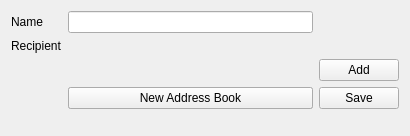
<?xml version="1.0" encoding="UTF-8"?>
<ui version="4.0">
 <class>EditorContactGroup</class>
 <widget class="QWidget" name="EditorContactGroup">
  <property name="geometry">
   <rect>
    <x>0</x>
    <y>0</y>
    <width>410</width>
    <height>136</height>
   </rect>
  </property>
  <property name="windowTitle">
   <string>Form</string>
  </property>
  <layout class="QVBoxLayout" name="verticalLayout">
   <item>
    <layout class="QGridLayout" name="gridLayout">
     <item row="0" column="0">
      <widget class="QLabel" name="label">
       <property name="text">
        <string>Name</string>
       </property>
      </widget>
     </item>
     <item row="0" column="1">
      <widget class="QLineEdit" name="groupName"/>
     </item>
     <item row="1" column="0">
      <widget class="QLabel" name="label_2">
       <property name="text">
        <string>Recipient</string>
       </property>
      </widget>
     </item>
     <item row="1" column="1">
      <widget class="MobileLineEdit" name="recipient1" native="true"/>
     </item>
     <item row="2" column="1">
      <widget class="MobileLineEdit" name="recipient2" native="true"/>
     </item>
     <item row="2" column="2">
      <widget class="QPushButton" name="addRecipientButton">
       <property name="text">
        <string>Add</string>
       </property>
      </widget>
     </item>
     <item row="3" column="2">
      <widget class="QPushButton" name="saveButton">
       <property name="text">
        <string>Save</string>
       </property>
      </widget>
     </item>
     <item row="3" column="1">
      <widget class="Akonadi::CollectionComboBox" name="collectionSelector">
       <property name="sizePolicy">
        <sizepolicy hsizetype="Minimum" vsizetype="Fixed">
         <horstretch>0</horstretch>
         <verstretch>0</verstretch>
        </sizepolicy>
       </property>
       <property name="sizeAdjustPolicy">
        <enum>QComboBox::AdjustToMinimumContentsLength</enum>
       </property>
      </widget>
     </item>
     <item row="3" column="1">
      <widget class="QPushButton" name="launchAccountWizardButton">
       <property name="text">
        <string>New Address Book</string>
       </property>
      </widget>
     </item>
    </layout>
   </item>
   <item>
    <spacer name="verticalSpacer">
     <property name="orientation">
      <enum>Qt::Vertical</enum>
     </property>
     <property name="sizeHint" stdset="0">
      <size>
       <width>20</width>
       <height>25</height>
      </size>
     </property>
    </spacer>
   </item>
  </layout>
 </widget>
 <customwidgets>
  <customwidget>
   <class>Akonadi::CollectionComboBox</class>
   <extends>QComboBox</extends>
   <header location="global">akonadi/collectioncombobox.h</header>
  </customwidget>
  <customwidget>
   <class>MobileLineEdit</class>
   <extends>QWidget</extends>
   <header>mobilelineedit.h</header>
  </customwidget>
 </customwidgets>
 <resources/>
 <connections/>
</ui>
